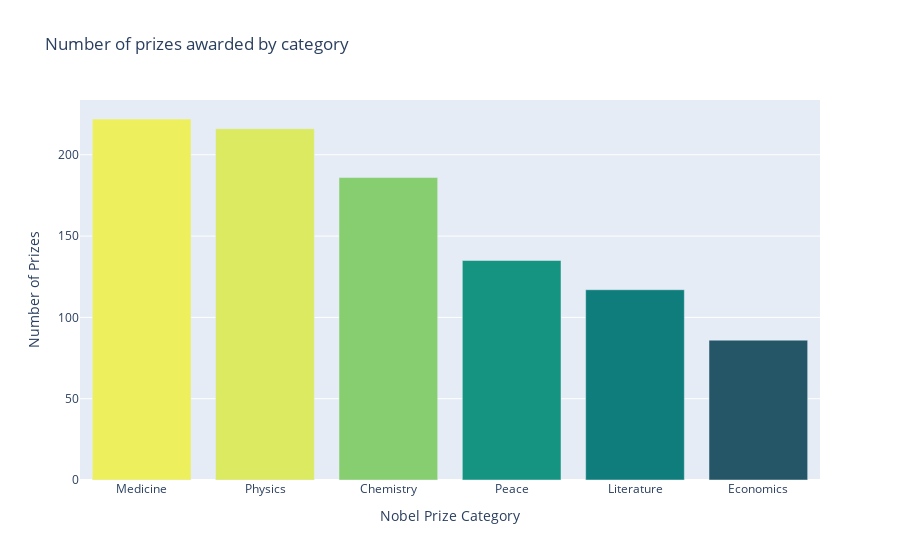

The code cell stored with this chart in its notebook:
### Code cell
import plotly.express as px
data = {
    "Cat" : df_data["category"].value_counts().index,
    "Value" : df_data["category"].value_counts().values
}

temp_df = pd.DataFrame(data)
fig = px.bar(temp_df, 
             x='Cat', 
             y='Value', 
             color = 'Value',
            color_continuous_scale='Aggrnyl',
             title="Number of prizes awarded by category")

fig.update_layout(xaxis_title='Nobel Prize Category', 
                    coloraxis_showscale=False,
                    yaxis_title='Number of Prizes')

fig.show()

### Figure 1 — Plotly figure (JSON) as saved in the notebook; plotly's stock layout.template omitted (floating-point values rounded to 4 significant figures)
{"data": [{"alignmentgroup": "True", "hovertemplate": "Cat=%{x}<br>Value=%{marker.color}<extra></extra>", "legendgroup": "", "marker": {"color": [222, 216, 186, 135, 117, 86], "coloraxis": "coloraxis", "pattern": {"shape": ""}}, "name": "", "offsetgroup": "", "orientation": "v", "showlegend": false, "textposition": "auto", "type": "bar", "x": ["Medicine", "Physics", "Chemistry", "Peace", "Literature", "Economics"], "xaxis": "x", "y": [222, 216, 186, 135, 117, 86], "yaxis": "y"}], "layout": {"barmode": "relative", "coloraxis": {"colorbar": {"title": {"text": "Value"}}, "colorscale": [[0, "rgb(36, 86, 104)"], [0.1667, "rgb(15, 114, 121)"], [0.3333, "rgb(13, 143, 129)"], [0.5, "rgb(57, 171, 126)"], [0.6667, "rgb(110, 197, 116)"], [0.8333, "rgb(169, 220, 103)"], [1, "rgb(237, 239, 93)"]], "showscale": false}, "legend": {"tracegroupgap": 0}, "title": {"text": "Number of prizes awarded by category"}, "xaxis": {"anchor": "y", "domain": [0, 1], "title": {"text": "Nobel Prize Category"}}, "yaxis": {"anchor": "x", "domain": [0, 1], "title": {"text": "Number of Prizes"}}}}
